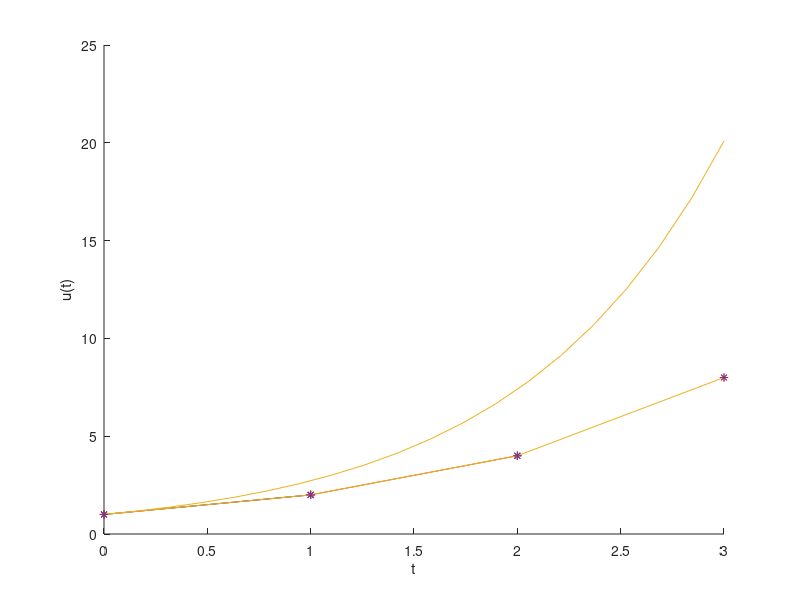

Source code (MATLAB):
%olli-petteri lounatmaa
%0511110
%A
clear all
clc 
close all

t1=0
t2=1
dudt=@(u) u
dt=1

t_point = [0 1]
u(1)=1
u(2)= u(1)+dudt(u(1)) %Equation from forward euler 
t_point = [0 1]

hold on 
plot(t_point, u, 'r*')
line(t_point,u)

%%
%B
clc
clear all
close all


dt = 1
dudt=@(u) u
u = zeros(3, 1); %empty vector for u values
u(1) = 1;

for i = 1:2
    u(i+1) = u(i) + dt*dudt(u(i)); %Equation from forward euler 
end

u
tP = [0 1 2]
hold on
plot(tP, u, '*');
line(tP,u)
xlabel('t');
ylabel('u(t)');
%%
%C
clc
clear all
close all
x=linspace(0,4,5)
dt = 1
dudt=@(u) u

u = zeros(4, 1); %empty vector for u values 
u(1) = 1;

for i = 1:3
    u(i+1) = u(i) + dt*dudt(u(i)); %Equation to calculate u values 
end

u
tP = [0 1 2 3]
hold on
plot(tP, u, '*');
line(tP, u)
xlabel('t');
ylabel('u(t)');
%%
%D
clc
clear all
close all
line=linspace(-1,4,7)
x=linspace(0,4,5)
dt = 1
dudt=@(u) u
u_exact = @(t) exp(t);  %Equation for exact values, because u'=u with u(0)=1

u = zeros(4, 1); %empty vector for u values 
u(1) = 1;

for i = 1:3
    u(i+1) = u(i) + dt*dudt(u(i));
end
time_exact=linspace(0,3,20)
u
tP = [0 1 2 3]
u_curve=u_exact(time_exact)
hold on
plot(time_exact,u_curve)
plot(tP, u, '*');
xlabel('t');
ylabel('u(t)');